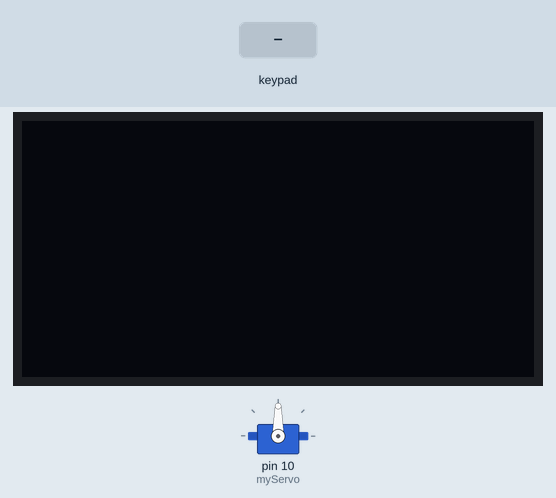
Simulated run of this sketch. Board: Arduino Uno, built with avr-gcc and run on an emulated ATmega328P. Shown: servo, 128×64 one-colour display. The test bench sets the inputs (shaded band). The display library's start-up logo is not drawn; random numbers use the default seed unless the sketch sets one.

Above: at 3.2 s.
3.3 s: keypad keys 1 2 3 4 # pressed 0.4 s apart
At 3.94 s:
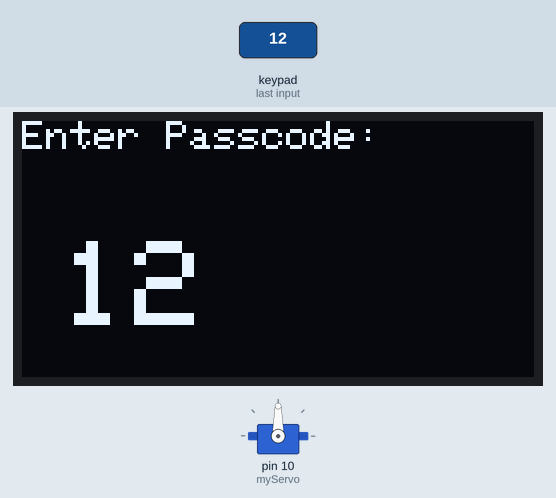
At 5.7 s:
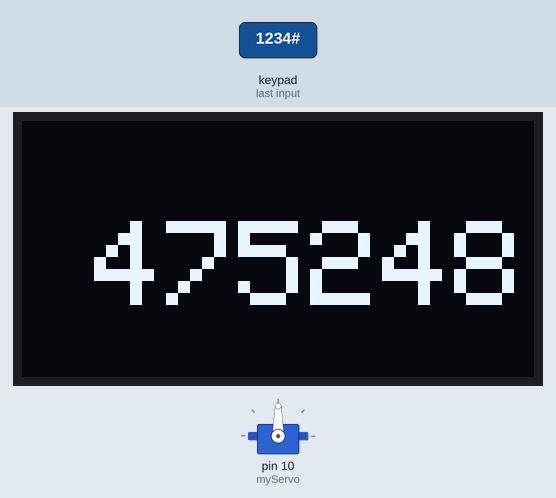
Timing chart, 0 to 7.2 s (numbered marks = the images above; inputs shaded):
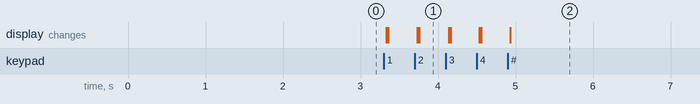

The sketch:

WoshiGym.ino
```cpp
//go tools switch processor to old bootloader

#include <Servo.h>
#include <Keypad.h> //keypad library
#include <Wire.h>
#include <Adafruit_GFX.h> //Adafruit GFX
#include <Adafruit_SSD1306.h> //Adafruit ssd1306
#include <Arduino.h>

// Define the keypad
const byte rows[4] = {2, 3, 4, 5};//connect to the row pinouts of the keypad
const byte cols[4] = {6, 7, 8, 9};//connect to the column pinouts of the keypad
char keys[4][4] = { //create 2D arry for keys
  {'D', 'C', 'B', 'A'},
  {'#', '9', '6', '3'},
  {'0', '8', '5', '2'},
  {'*', '7', '4', '1'},

};

Keypad mykeypad = Keypad(makeKeymap(keys), rows, cols, 4, 4);

//define OLED
#define SCREEN_WIDTH 128 // OLED display width, in pixels
#define SCREEN_HEIGHT 64 // OLED display height, in pixels

// Declaration for an SSD1306 display connected to I2C (SDA, SCL pins)
Adafruit_SSD1306 display(SCREEN_WIDTH, SCREEN_HEIGHT, &Wire, -1);

//define Servo
Servo myServo;  // Create a Servo object

void setup() {
  Serial.begin(115200);
  Wire.begin();
  myServo.attach(10); //Servo on pin 10

  if(!display.begin(SSD1306_SWITCHCAPVCC, 0x3C)) { // Address 0x3D for 128x64
    Serial.println(F("SSD1306 allocation failed"));
    for(;;);
  }

  display.display();
  delay(2000);
  display.clearDisplay();
  display.setTextColor(WHITE);
  display.display();
}
/*display.clearDisplay(); //all pixels are off
display.drawPixel(x,y, color) – plot a pixel in the x,y coordinates
display.setTextSize(n) – set the font size, supports sizes from 1 to 8
display.setCursor(x,y) – set the coordinates to start writing text
display.print(“message”) – print the characters at location x,y
display.display() – call this method for the changes to make effect*/

void setting(int textsize){
  display.clearDisplay();
  display.setTextSize(textsize);
  display.setTextColor(WHITE);
}

int prepassword[6] = {};
char correctPassword[7] = " ";
static char enteredPassword[7] = " ";
static byte position = 0;
int closeSafe = 1;

void loop() {
  char myKey = mykeypad.getKey();//get key and put in to the veriable
  static unsigned long lastKeyPressTime = 0;

  if (myKey) {
    if (myKey == '#') {
      checknumber();
    }else{
    checkPassword(myKey);
    lastKeyPressTime = millis();
  }}else{
    if (millis() - lastKeyPressTime > 10000) { // 10 seconds of inactivity
      display.clearDisplay();
      position = 0;
      strcpy(enteredPassword, "      ");
      display.display();
    }
  }
}

void checkPassword(char myKey){
    setting(1);
    display.setCursor(0,0);
    display.print("Enter Passcode:");
    display.display();
    enteredPassword[position++] = myKey;
    display.setTextSize(3);
    display.setCursor(10, 30);
    display.print(enteredPassword);

   if (position == 6) {
    position = 0; // Reset position for the next input
    if (strcmp(enteredPassword, correctPassword) == 0) {
      setting(2);
      display.setCursor(0, 10);
      Safe();
    } else {
      setting(2);
      display.setCursor(0, 10);
      display.print("Please try again");
    }
    // Reset enteredPassword for the next input
    strcpy(enteredPassword, "      ");

   }

    display.display();
}

void Safe(){
  if(closeSafe){
    // Rotate the servo 180 degrees clockwise
    myServo.write(0);  // 0 degrees is fully clockwise
    display.setCursor(0, 10);
    display.print("safebox is opened");
    delay(1000);  // Wait for a second
    closeSafe = 0;
  }else{
    // Rotate the servo 180 degrees counterclockwise
    myServo.write(180);  // 180 degrees is fully counterclockwise
    display.setCursor(0, 10);
    display.print("safebox is closed");
    delay(1000);  // Wait for a second
    closeSafe = 1;
    strcpy(correctPassword, "      ");
  }
}

void checknumber(){
  setting(3);
  for (int i = 0; i < 6; i++) {
    if(closeSafe){
      prepassword[i] = random(9);
      }
    display.setCursor(18 * (i + 1), 25);
    display.print(prepassword[i]);
      }
  display.display();
  delay(6000);
  position = 0;
  strcpy(enteredPassword, "      ");
  if(closeSafe){
  generatePassword();}
  delay(6000);
}

void generatePassword(){
  prepassword[0] = (prepassword[0] + 4 * 12 - 15)%10;
  prepassword[1] = (prepassword[1] + 1 * 11 - 3)%10;
  prepassword[2] = (prepassword[2] + 13 * 10 - 5)%10;
  prepassword[3] = (prepassword[3] + 30 * 7 - 18)%10;
  prepassword[4] = (prepassword[4] + 13 * 8 - 8)%10;
  prepassword[5] = (prepassword[5] + 2 * 3 - 1)%10;
  setting(3);
  display.setCursor(0, 10);
  /*for (int i = 0; i < 6; i++) {
  display.setCursor(18 * (i + 1), 25);
  display.print(prepassword[i]);
    }
  display.display();*/
  strcpy(correctPassword, "");
  for (int i = 0; i < 6; i++) {
    char temp[7];
    itoa(prepassword[i], temp, 10);  // Convert int to char array
    strcat(correctPassword, temp);
  }
  /*setting(3);
  display.setCursor(0,20);
  display.print(correctPassword);
  display.display();*/
}
```

Measured:
- after the input at 3.3 s, the display: first changes at once (image 1 shows a later state)
